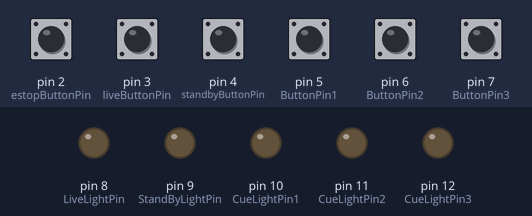
Simulated run of this sketch. Board: Arduino Uno, built with avr-gcc and run on an emulated ATmega328P. On the bench: output pins drawn as LEDs (lit = HIGH). The test bench sets the inputs (shaded band); at power-on: pin 2 (estopButtonPin), pin 3 (liveButtonPin), pin 4 (standbyButtonPin), pin 5 (ButtonPin1), pin 6 (ButtonPin2), pin 7 (ButtonPin3) LOW.

Above: at 1.2 s.
1.3 s: pin 5 (ButtonPin1) pulled HIGH for 0.15 s
At 1.4 s:
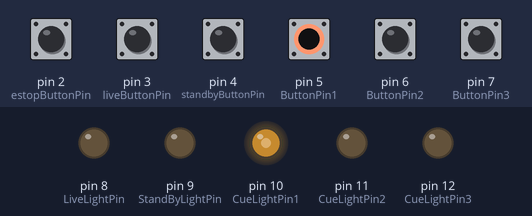
3.0 s: pin 6 (ButtonPin2) pulled HIGH for 0.15 s
At 3.5 s:
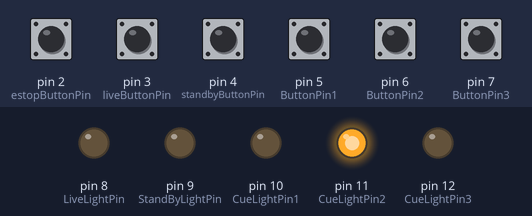
4.7 s: pin 7 (ButtonPin3) pulled HIGH for 0.15 s
At 6.0 s:
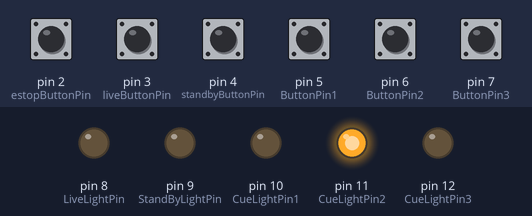
6.4 s: pin 5 (ButtonPin1) pulled HIGH for 1 s
At 8.2 s:
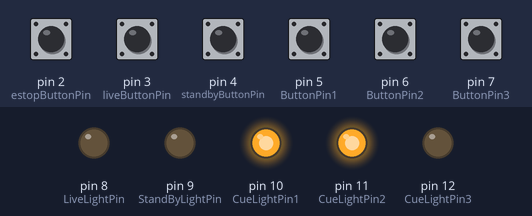
8.9 s: pin 6 (ButtonPin2) pulled HIGH for 1 s
At 9.3 s:
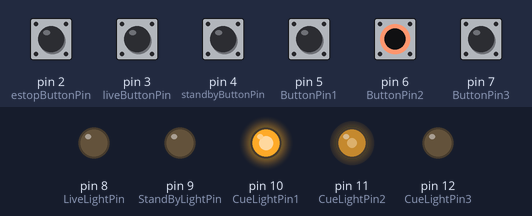
11.4 s: pin 7 (ButtonPin3) pulled HIGH for 1 s
At 12.2 s:
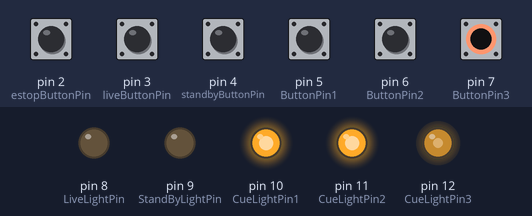
Timing chart, 0 to 14.4 s (numbered marks = the images above; inputs shaded):
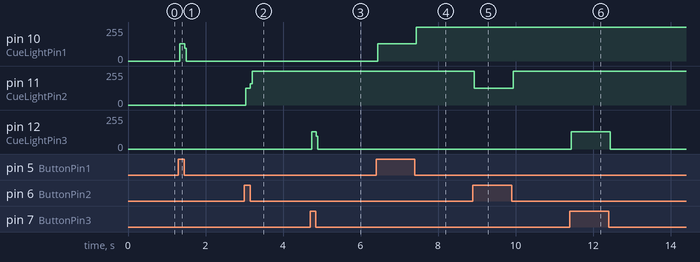

Measured:
- after the input at 1.3 s, pin 10 (CueLightPin1): 0/255 → 128/255 at once, → 0/255 0.12 s later
- after the input at 3.0 s, pin 11 (CueLightPin2): 0/255 → 127/255 at once, → 255/255 0.12 s later
- after the input at 4.7 s, pin 12 (CueLightPin3): 0/255 → 129/255 at once, → 0/255 0.12 s later
- after the input at 6.4 s, pin 10 (CueLightPin1): 0/255 → 128/255 at once, → 255/255 1.0 s later
- after the input at 8.9 s, pin 11 (CueLightPin2): 255/255 → 127/255 at once, → 255/255 1.0 s later
- after the input at 11.4 s, pin 12 (CueLightPin3): 0/255 → 129/255 at once, → 0/255 1.0 s later

The sketch:

sketch_may13a.ino
```cpp
/*
   Notes
   Cuelight
   Etc
   I know I could use arrays but I don't really understand them very well.
   The program isn't massive anyway.
   I also know I could use the IO register to remove a bunch of these vars. But I didn't.

   Still need to implement the debouncing, I don't really want another thousand unsigned longs.
   Could use ezbutton library or similar but Matt was having some issues with it
*/

const int estopButtonPin = 2;// the number of the pushbutton pin
const int liveButtonPin = 3;
const int standbyButtonPin = 4;
const int ButtonPin1 = 5;
const int ButtonPin2 = 6;
const int ButtonPin3 = 7;

// Using these to store the current states of all buttons
boolean estopButton = false;
boolean liveButton = false;
boolean standbyButton = false;
boolean Button1 = false;
boolean Button2 = false;
boolean Button3 = false;

// Using these to store the previous states of all these buttons
boolean estopButtonLast = false;
boolean liveButtonLast = false;
boolean standbyButtonLast = false;
boolean Button1Last = false;
boolean Button2Last = false;
boolean Button3Last = false;

const int LiveLightPin = 8;// the number of the LED pin
const int StandByLightPin = 9;
const int CueLightPin1 = 10;
const int CueLightPin2 = 11;
const int CueLightPin3 = 12;

boolean LiveLight = false;
boolean StandbyLight = false;

boolean cue1standby = false;
boolean cue2standby = false;
boolean cue3standby = false;

boolean cue1go = false;
boolean cue2go = false;
boolean cue3go = false;

//The following are unsigned longs because the time (ms) will quickly be
//bigger than an int can hold
unsigned long lastDebounceTime = 0;
unsigned long debounceDelay = 50;

void setup() {

  // put your setup code here, to run once:
  //was intending to use internal INPUT_PULLUP but unsure of using it with multiple pins

  Serial.begin(9600);//making a serial thing

  // setting pinmodes of all buttons
  pinMode(estopButtonPin, INPUT);
  pinMode(liveButtonPin, INPUT);
  pinMode(ButtonPin1, INPUT);
  pinMode(ButtonPin2, INPUT);
  pinMode(ButtonPin3, INPUT);

  //pinmodes all lights
  pinMode(LiveLightPin, OUTPUT);
  pinMode(StandByLightPin, OUTPUT);
  pinMode(CueLightPin1, OUTPUT);
  pinMode(CueLightPin2, OUTPUT);
  pinMode(CueLightPin3, OUTPUT);


}

void loop() {
  // put your main code here, to run repeatedly:
  //Reading all the button states and writing them to integers (defined in top level)
  estopButton = digitalRead(estopButtonPin);
  liveButton = digitalRead(liveButtonPin);
  standbyButton = digitalRead(standbyButtonPin);
  Button1 = digitalRead(ButtonPin1);
  Button2 = digitalRead(ButtonPin2);
  Button3 = digitalRead(ButtonPin3);

  //Cue 1 ifs
  if (Button1 == HIGH && Button1Last == LOW) {//If button is pushed down

    if (cue1standby == 0) {//if button is pushed AND the LED is currently off
      // turn it on
      digitalWrite(CueLightPin1, HIGH);
      cue1standby = 1;

    } else {//if button is pushed and the LED is anything but off
      // turn it off
      digitalWrite(CueLightPin1, LOW);
      cue1standby = 0;
    }
  }

  //Cue light 2 ifs
    if (Button2 == HIGH && Button2Last == LOW) {//If button is pushed down

    if (cue2standby == 0) {//if button is pushed AND the LED is currently off
      // turn it on
      digitalWrite(CueLightPin2, HIGH);
      cue2standby = 1;

    } else {//if button is pushed and the LED is anything but off
      // turn it off
      digitalWrite(CueLightPin2, LOW);
      cue2standby = 0;
    }
  }

  //Cue light 3 ifs
    if (Button3 == HIGH && Button3Last == LOW) {//If button is pushed down

    if (cue3standby == 0) {//if button is pushed AND the LED is currently off
      // turn it on
      digitalWrite(CueLightPin3, HIGH);
      cue3standby = 1;

    } else {//if button is pushed and the LED is anything but off
      // turn it off
      digitalWrite(CueLightPin3, LOW);
      cue3standby = 0;
    }
  }


}
```
